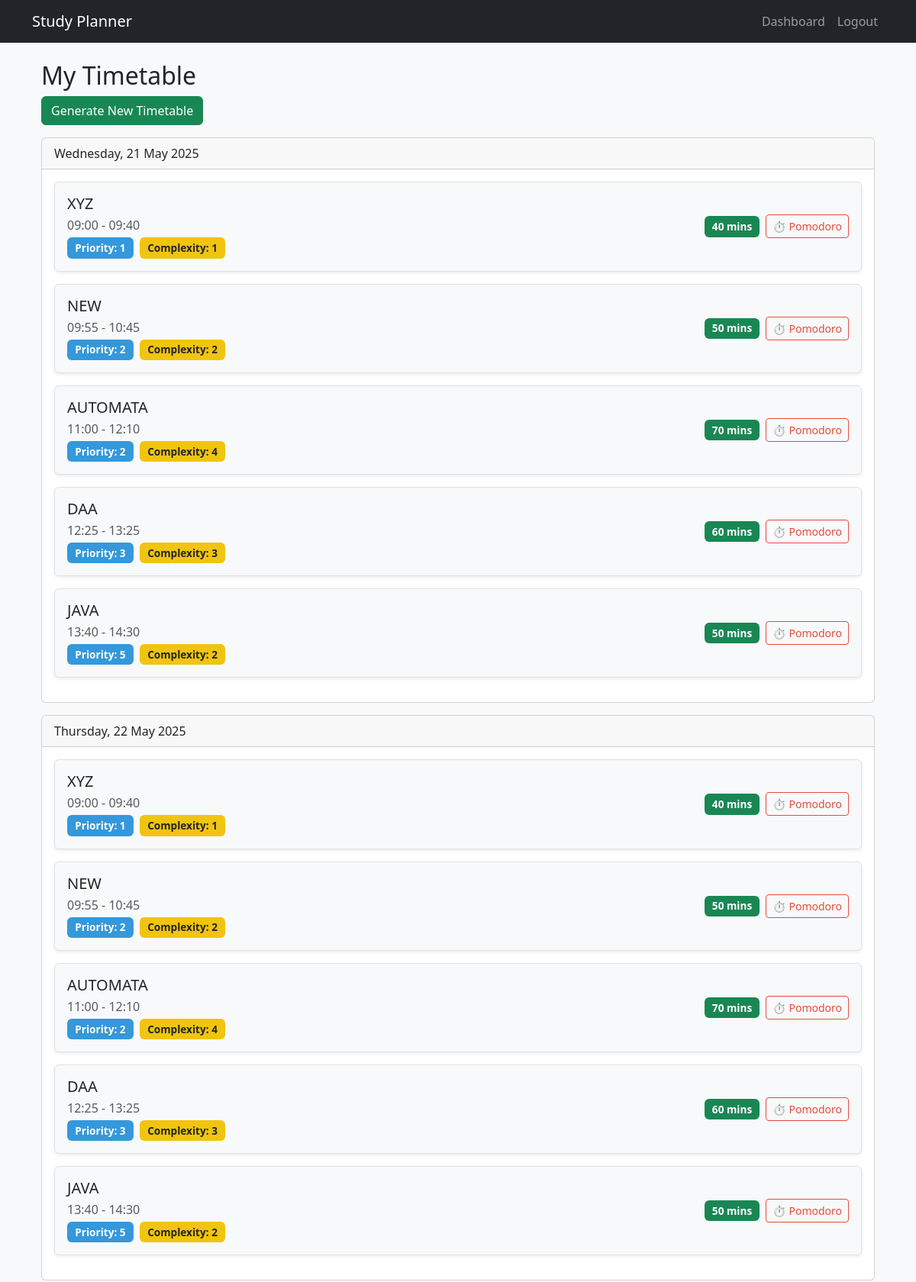
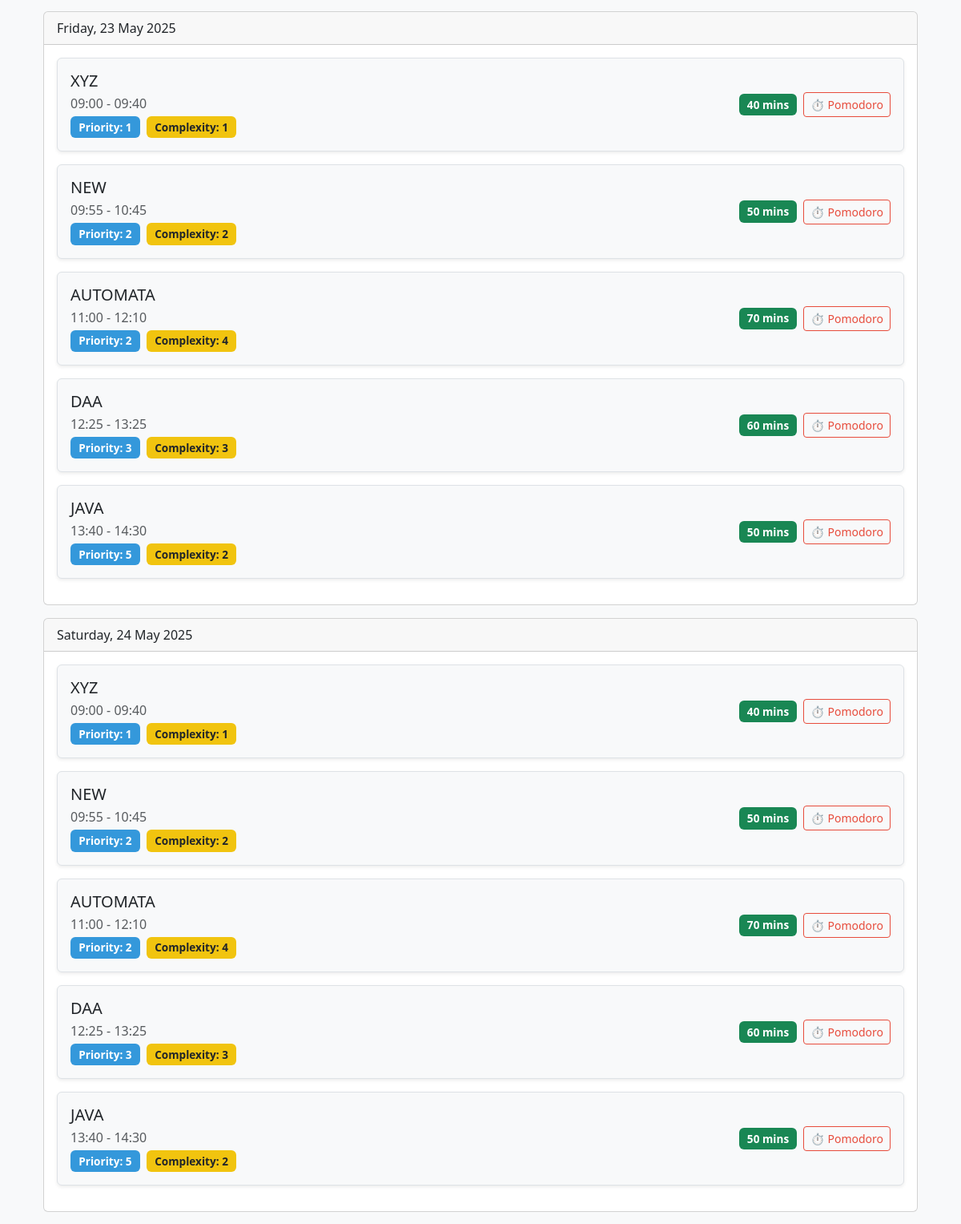
The app's page /timetable (signed in, upper part) with its own data (2 pictures, top to bottom).
### app.py (models this page shows, shortened)
class TimetableSession(db.Model):
    id = db.Column(db.Integer, primary_key=True)
    user_id = db.Column(db.Integer, db.ForeignKey('user.id'), nullable=False)
    subject_id = db.Column(db.Integer, db.ForeignKey('subject.id'), nullable=False)
    date = db.Column(db.Date, nullable=False)
    start_time = db.Column(db.Time, nullable=False)
    end_time = db.Column(db.Time, nullable=False)
    duration = db.Column(db.Integer, nullable=False)
    subject = db.relationship('Subject')

class Subject(db.Model):
    id = db.Column(db.Integer, primary_key=True)
    user_id = db.Column(db.Integer, db.ForeignKey('user.id'), nullable=False)
    name = db.Column(db.String(100), nullable=False)
    days_left = db.Column(db.Integer, nullable=False)
    total_units = db.Column(db.Integer, nullable=False)
    completed_units = db.Column(db.Integer, default=0)
    priority = db.Column(db.Integer, nullable=False)
    complexity = db.Column(db.Integer, nullable=False)

### app.py (the view)
@app.route('/timetable')
@login_required
def timetable():
    sessions = TimetableSession.query.filter_by(user_id=current_user.id).order_by(
        TimetableSession.date, TimetableSession.start_time
    ).all()
    return render_template('timetable.html', timetable=sessions)

### app.py (called while the page is built)
@login_manager.user_loader
def load_user(user_id):
    return User.query.get(int(user_id))

### templates/timetable.html
{% extends "base.html" %}
{% block content %}
<div class="container">
    <h2>My Timetable</h2>
    <a href="{{ url_for('generate_timetable') }}" class="btn btn-success mb-3">Generate New Timetable</a>
    {% for day in timetable|groupby('date') %}
    <div class="card mb-3">
        <div class="card-header">
            {{ day.grouper.strftime('%A, %d %B %Y') }}
        </div>
        <div class="card-body">
            {% for session in day.list %}
            <div class="d-flex justify-content-between align-items-center mb-3 p-3 border rounded shadow-sm bg-light">
                <div>
                    <h5 class="mb-1">{{ session.subject.name }}</h5>
                    <p class="mb-1 text-muted">
                        {{ session.start_time.strftime('%H:%M') }} - {{ session.end_time.strftime('%H:%M') }}
                    </p>
                    <span class="badge bg-primary me-1">Priority: {{ session.subject.priority }}</span>
                    <span class="badge bg-warning text-dark">Complexity: {{ session.subject.complexity }}</span>
                </div>
                <div class="text-end d-flex align-items-center">
                    <span class="badge bg-success me-2">{{ session.duration }} mins</span>
                    <a href="{{ url_for('pomodoro_subject', subject_name=session.subject.name) }}"
                       class="btn btn-outline-danger btn-sm">
                        ⏱️ Pomodoro
                    </a>
                </div>
            </div>
            {% endfor %}
        </div>
    </div>
    {% endfor %}
</div>
{% endblock %}

### static/css/style.css (style rules this page uses)
body { font-family: 'Segoe UI', Tahoma, Geneva, Verdana, sans-serif; background-color: #f8f9fa; min-height: 100vh; }
.badge { font-size: 0.85em; padding: 0.5em 0.75em; }
.bg-primary { background-color: #3498db!important; }
.bg-warning { background-color: #f1c40f!important; }
.btn-outline-danger { border-color: #e74c3c; color: #e74c3c; }

### records on screen
TimetableSession: grouper "Wednesday, 21 May 2025", subject.name "XYZ", start_time "09:00", end_time "09:40", subject.priority "1", subject.complexity "1", duration "40"
TimetableSession: subject.name "NEW", start_time "09:55", end_time "10:45", subject.priority "2", subject.complexity "2", duration "50"
TimetableSession: subject.name "AUTOMATA", start_time "11:00", end_time "12:10", subject.priority "2", subject.complexity "4", duration "70"
TimetableSession: subject.name "DAA", start_time "12:25", end_time "13:25", subject.priority "3", subject.complexity "3", duration "60"
TimetableSession: subject.name "JAVA", start_time "13:40", end_time "14:30", subject.priority "5", subject.complexity "2", duration "50"
TimetableSession: grouper "Thursday, 22 May 2025", subject.name "XYZ", start_time "09:00", end_time "09:40", subject.priority "1", subject.complexity "1", duration "40"
TimetableSession: subject.name "NEW", start_time "09:55", end_time "10:45", subject.priority "2", subject.complexity "2", duration "50"
TimetableSession: subject.name "AUTOMATA", start_time "11:00", end_time "12:10", subject.priority "2", subject.complexity "4", duration "70"
TimetableSession: subject.name "DAA", start_time "12:25", end_time "13:25", subject.priority "3", subject.complexity "3", duration "60"
TimetableSession: subject.name "JAVA", start_time "13:40", end_time "14:30", subject.priority "5", subject.complexity "2", duration "50"
TimetableSession: grouper "Friday, 23 May 2025", subject.name "XYZ", start_time "09:00", end_time "09:40", subject.priority "1", subject.complexity "1", duration "40"
TimetableSession: subject.name "NEW", start_time "09:55", end_time "10:45", subject.priority "2", subject.complexity "2", duration "50"
TimetableSession: subject.name "AUTOMATA", start_time "11:00", end_time "12:10", subject.priority "2", subject.complexity "4", duration "70"
TimetableSession: subject.name "DAA", start_time "12:25", end_time "13:25", subject.priority "3", subject.complexity "3", duration "60"
TimetableSession: subject.name "JAVA", start_time "13:40", end_time "14:30", subject.priority "5", subject.complexity "2", duration "50"
TimetableSession: grouper "Saturday, 24 May 2025", subject.name "XYZ", start_time "09:00", end_time "09:40", subject.priority "1", subject.complexity "1", duration "40"
TimetableSession: subject.name "NEW", start_time "09:55", end_time "10:45", subject.priority "2", subject.complexity "2", duration "50"
TimetableSession: subject.name "AUTOMATA", start_time "11:00", end_time "12:10", subject.priority "2", subject.complexity "4", duration "70"
TimetableSession: subject.name "DAA", start_time "12:25", end_time "13:25", subject.priority "3", subject.complexity "3", duration "60"
TimetableSession: subject.name "JAVA", start_time "13:40", end_time "14:30", subject.priority "5", subject.complexity "2", duration "50"
